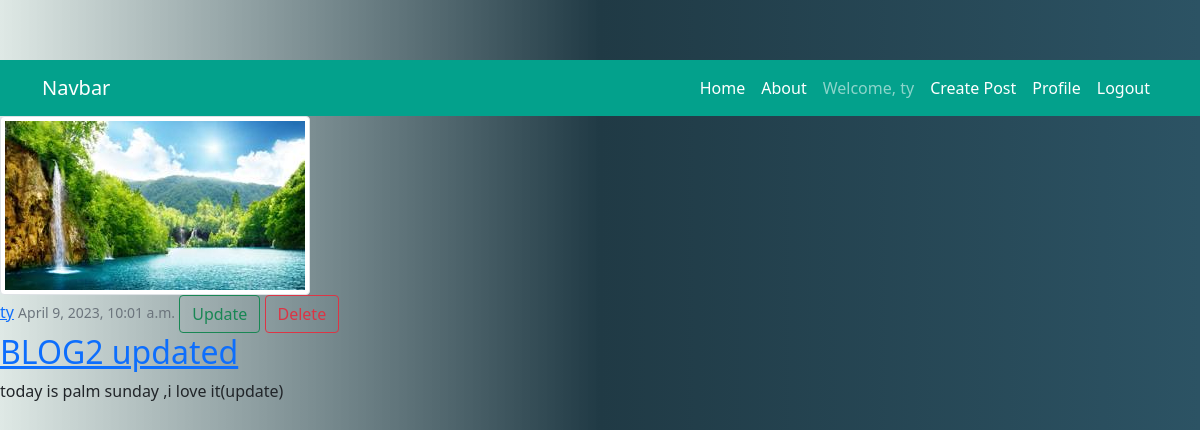
Page /post/2/ (signed in) on the committed database.
### blog1/models.py (models this page shows, shortened)
class Post(models.Model):
    title = models.CharField(max_length=200)
    content = models.TextField()
    date_posted = models.DateTimeField(default=timezone.now)
    author = models.ForeignKey(User, on_delete=models.CASCADE)

### user/models.py (models this page shows, shortened)
class Profile(models.Model):
    user = models.OneToOneField(User, on_delete=models.CASCADE)
    image = models.ImageField(default='default.jpg', upload_to='profile_pics')

### blog1/views.py (the view)
class PostDetailView(LoginRequiredMixin, DetailView):
    model = Post
    template_name = 'blog1/detail.html'

### templates/blog1/detail.html
{% extends 'blog1/main.html'%}
{% block content %}
    <article class="media content-section">
        <img src="{{object.author.profile.image.url}}" alt="" class="img-thumbnail">
        <div class="media-body">
            <div class="article-metadata">
                <a href="#" class="mr-2">{{object.author}}</a>
                <small class="text-muted">{{object.date_posted}}</small>
                {% if object.author == user %}
                <a class="btn btn-outline-success" href="{% url 'blog-update' object.id %}">Update</a>
                <a class="btn btn-outline-danger" href="{% url 'blog-delete' object.id %}">Delete</a>
                {% endif %}
            </div>
            <h2><a href="#" class="article-title">{{object.title}}</a></h2>
            <p class="article-content">{{object.content}}</p>
        </div>
        <br>
    </article>
{% endblock content %}

### templates/blog1/main.html (shortened to what this page needs)
{% load static %}
<!doctype html>
<html lang="en">
  <head>
    <link rel="stylesheet" href="{% static 'main.css' %}">
    <link rel="stylesheet" href="https://cdnjs.cloudflare.com/ajax/libs/font-awesome/6.4.0/css/all.min.css" />
    <link rel="stylesheet" href="https://cdnjs.cloudflare.com/ajax/libs/font-awesome/6.4.0/css/all.min.css" />
    <link href="https://cdn.jsdelivr.net/npm/bootstrap@5.0.2/dist/css/bootstrap.min.css" rel="stylesheet">
  </head>
  <body>
    <nav class="navbar navbar-expand-md navbar-dark" style="background-color: rgb(3, 161, 140);">
        <div class="container">
            <a href="#" class="navbar-brand mb-0 h1">Navbar
            </a>
            <div class="collapse navbar-collapse" id="navbarNav">
                <ul class="navbar-nav ms-auto">
                {% if user.is_authenticated %}
                <li class="nav-item active">
                    <a class="nav-link active" aria-current="page" href="{% url 'blog-home'%}">Home</a>
                </li>
                <li class="nav-item active">
                    <a class="nav-link active" href="#">About</a>
                </li>
                <li class="nav-item">
                  <a class="nav-link" href="#">Welcome, {{user.username}}</a>
                </li>
                <li class="nav-item active">
                  <a class="nav-link active" href="{% url 'blog-new-post' %}">Create Post</a>
                </li>
                <li class="nav-item active">
                  <a class="nav-link active" href="{% url 'user-profile' %}">Profile</a>
                </li>
                <li class="nav-item active">
                  <a class="nav-link active" href="{% url 'user-logout' %}">Logout</a>
                </li>
                {% endif %}
                </ul>
            </div>
        </div>
    </nav>
    <div class="col-md-8">
      {% block content %}{% endblock %}
    </div>
  </body>
</html>

### blog1/static/main.css (style rules this page uses)
body { background: linear-gradient(to right, #d2e0dbb6, #203a45, #2c5364); font-family: 'poppins', sans-serif; padding-top: 60px; }

### rows in the picture
Post: author.profile.image (placeholder picture), author "ty", date_posted "April 9, 2023, 10:01 a.m.", title "BLOG2 updated", content "today is palm sunday ,i love it(update)"

### other values in the picture
{{ user.username }} "ty"
